Frame 1 (no input): blank canvas, image omitted
Frame 60 (no input): blank canvas, image omitted
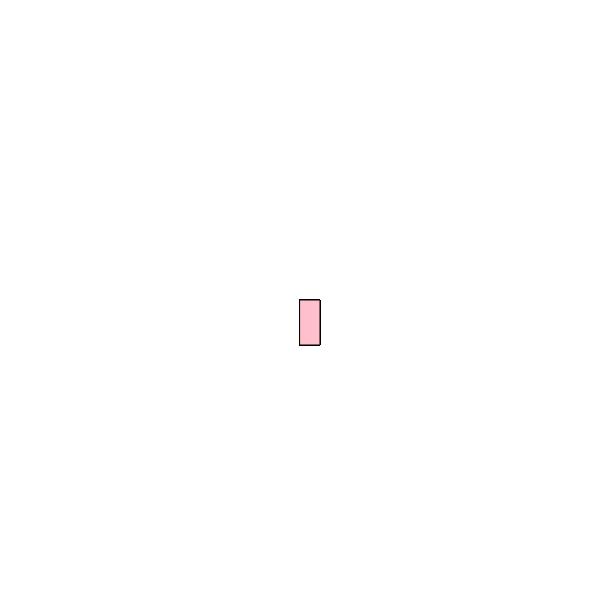
Frame 120 (the mouse pressed at the canvas centre since frame 60)

The p5.js sketch whose frames 1 and 60 were blank and that drew this single picture after the mouse press (run headless with seeded random() and noise() and a simulated clock; from frame 60 on, the mouse is pressed at the canvas centre):

// p5.js sketch
// ── sketch.js
  function setup() {
  createCanvas(600, 600);
background("white");
  }

  function draw() {
  
  stroke("black");
  fill("pink");

  
  //console.log(mouseIsPressed);
  if(mouseIsPressed) {rect(mouseX, mouseY, 20, 45);}
  

}
